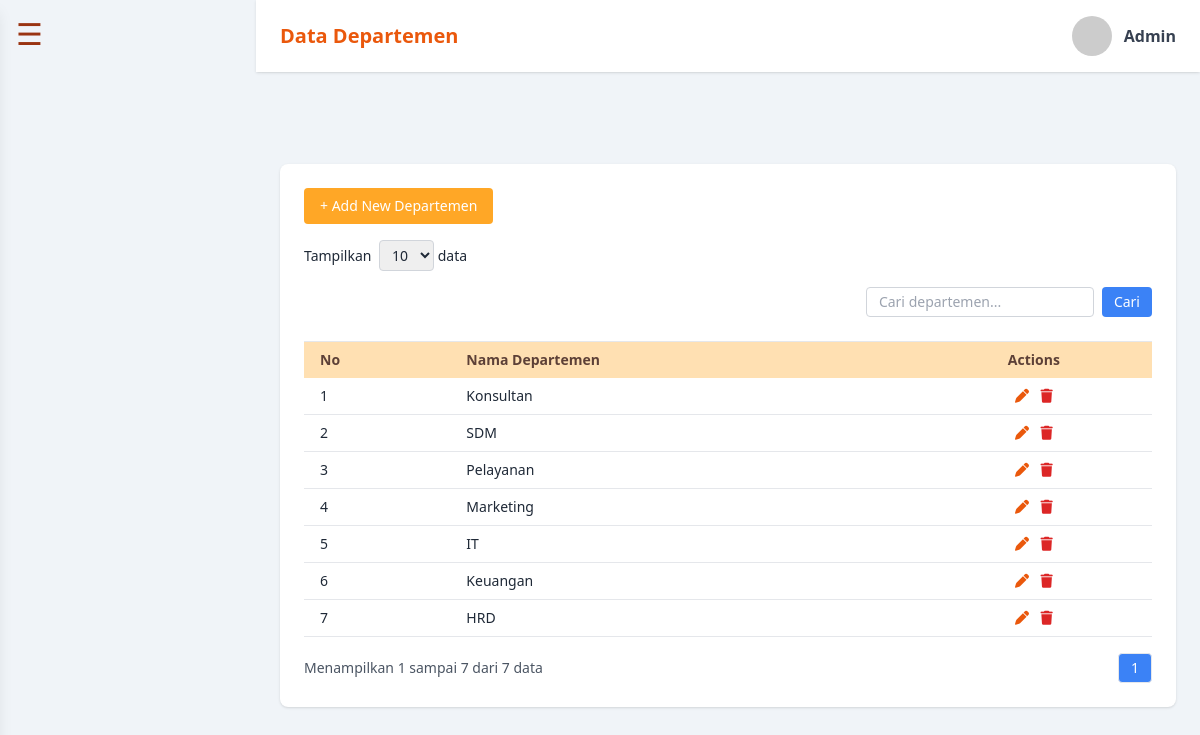
/departemen/index.php (signed in), run on the app's committed database.
### tables this page shows
CREATE TABLE `departemen` (
  `id` int(11) NOT NULL,
  `nama_departemen` varchar(100) NOT NULL,
  `created_at` datetime DEFAULT current_timestamp()
);

### departemen/index.php (the view, shortened to what this page needs)
<?php
require '../config/koneksi.php';
include '../layouts/sidebar-admin.php';
$search = isset($_GET['search']) ? trim($_GET['search']) : '';
$page = isset($_GET['page']) ? (int)$_GET['page'] : 1;
$limit = 10;
$offset = ($page - 1) * $limit;
$where = $search ? "WHERE nama_departemen LIKE '%$search%'" : '';
$total_query = mysqli_query($conn, "SELECT COUNT(*) as total FROM departemen $where");
$total_data = mysqli_fetch_assoc($total_query)['total'];
$data = mysqli_query($conn, "SELECT * FROM departemen $where ORDER BY id DESC LIMIT $limit OFFSET $offset");
?>
<!DOCTYPE html>
<html lang="id">
<head>
  <script src="https://cdn.tailwindcss.com"></script>
  <link rel="stylesheet" href="https://cdnjs.cloudflare.com/ajax/libs/font-awesome/6.5.0/css/all.min.css">
</head>
<body class="text-gray-800">
<header class="bg-white py-4 px-6 shadow flex justify-between items-center fixed top-0 left-64 right-0 z-40">
  <h1 class="text-xl font-bold text-orange-600">Data Departemen</h1>
  <div class="flex items-center gap-3">
    <img src="https://i.pravatar.cc/40" class="rounded-full w-10 h-10" alt="Profile">
    <span class="font-semibold text-gray-700">Admin</span>
  </div>
</header>
<main class="pt-24 ml-64 px-6 pb-10">
  <div class="bg-white p-6 rounded-lg shadow">
    <div class="flex justify-between items-center mb-4">
      <button onclick="openAddModal()" class="btn-orange text-white px-4 py-2 rounded text-sm font-medium">
        + Add New Departemen
      </button>
    </div>
    <div class="mb-4">
      <label class="text-sm">Tampilkan
        <select class="border border-gray-300 rounded px-2 py-1 ml-1 text-sm">
          <option>10</option><option>25</option><option>50</option>
        </select> data
      </label>
    </div>
    <div class="flex justify-end mb-2">
      <form method="GET" class="flex gap-2">
        <input type="text" name="search" value="<?= htmlspecialchars($search) ?>" placeholder="Cari departemen..." class="border border-gray-300 rounded px-3 py-1 text-sm">
        <button type="submit" class="bg-blue-500 text-white px-3 py-1 rounded text-sm hover:bg-blue-600">Cari</button>
      </form>
    </div>
    <div class="overflow-x-auto">
      <table class="w-full text-sm text-left border-t">
        <thead class="table-header">
          <tr>
            <th class="px-4 py-2">No</th>
            <th class="px-4 py-2">Nama Departemen</th>
            <th class="px-4 py-2 text-center">Actions</th>
          </tr>
        </thead>
        <tbody>
          <?php if ($total_data === 0): ?>
            <script>
              Swal.fire({
                icon: 'info',
                title: 'Tidak ditemukan',
                text: 'Data dengan kata kunci "<?= htmlspecialchars($search) ?>" tidak ditemukan.',
                timer: 3000,
                showConfirmButton: false
              });
            </script>
            <tr>
              <td colspan="3" class="text-center py-4 text-gray-500 italic">Data tidak ditemukan.</td>
            </tr>
          <?php else: ?>
            <?php $no = $offset + 1; while ($row = mysqli_fetch_assoc($data)): ?>
              <tr class="border-b table-row">
                <td class="px-4 py-2"><?= $no++ ?></td>
                <td class="px-4 py-2"><?= $row['nama_departemen'] ?></td>
                <td class="px-4 py-2 text-center">
                  <button onclick="openEditModal(<?= $row['id'] ?>, '<?= addslashes($row['nama_departemen']) ?>')" class="text-orange-600 hover:text-orange-800 mx-1" title="Edit">
                    <i class="fas fa-pen"></i>
                  </button>
                  <a href="hapus.php?id=<?= $row['id'] ?>" onclick="return confirm('Hapus data ini?')" class="text-red-600 hover:text-red-800 mx-1" title="Delete">
                    <i class="fas fa-trash"></i>
                  </a>
                </td>
              </tr>
            <?php endwhile; ?>
          <?php endif; ?>
        </tbody>
      </table>
    </div>
    <div class="mt-4 flex justify-between items-center text-sm text-gray-600">
      <div>
        Menampilkan <?= $offset + 1 ?> sampai <?= min($offset + $limit, $total_data) ?> dari <?= $total_data ?> data
      </div>
      <div class="flex items-center space-x-2">
        <span class="px-3 py-1 border rounded bg-blue-500 text-white"><?= $page ?></span>
      </div>
    </div>
  </div>
</main>
</body>
</html>

### departemen/index.php (style rules this page uses)
body { background: #f0f4f8; }
.btn-orange { background-color: #FFA726; }
.table-header { background-color: #FFE0B2; color: #5D4037; }

### data on the page
departemen: nama_departemen "Konsultan"
departemen: nama_departemen "SDM"
departemen: nama_departemen "Pelayanan"
departemen: nama_departemen "Marketing"
departemen: nama_departemen "IT"
departemen: nama_departemen "Keuangan"
departemen: nama_departemen "HRD"

### other printed values
$offset + 1 "1"
min($offset + $limit, $total_data) "7"
$total_data "7"
$page "1"
